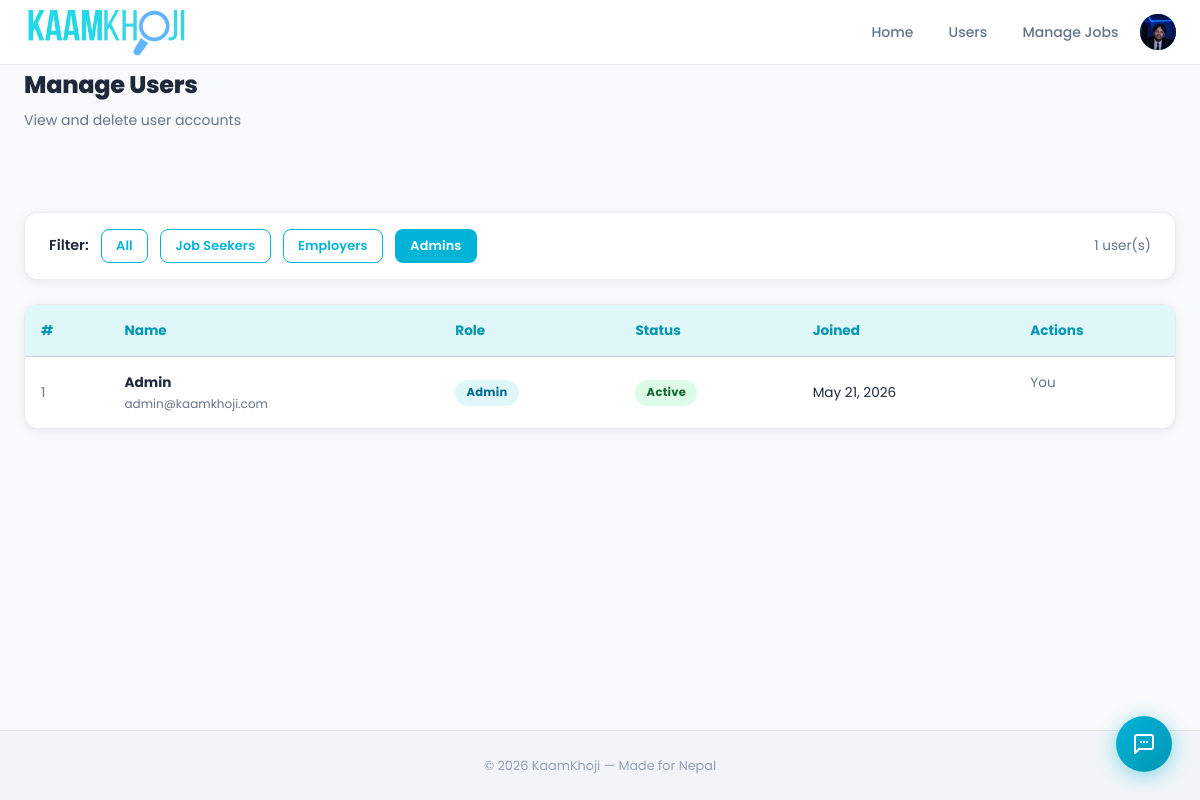
Screenshot of /admin/users.php?role=admin (signed in) with the database file from the repository.
### tables this page shows
CREATE TABLE IF NOT EXISTS users (
    id          INT AUTO_INCREMENT PRIMARY KEY,
    name        VARCHAR(100) NOT NULL,
    email       VARCHAR(150) NOT NULL UNIQUE,
    password    VARCHAR(255) NOT NULL,            
    role        ENUM('seeker','employer','admin') NOT NULL DEFAULT 'seeker',
    phone       VARCHAR(20),
    location    VARCHAR(100),
    bio         TEXT,
    created_at  TIMESTAMP DEFAULT CURRENT_TIMESTAMP
);

### includes/auth.php (called while the page is built, shortened)
<?php
function getUserId(): ?int {
    return $_SESSION['user_id'] ?? null;
}

### admin/users.php (the view, shortened to what this page needs)
<?php
require_once '../includes/auth.php';
require_once '../includes/db.php';
$pdo = getPDO();
$filterRole = $_GET['role'] ?? '';
$validRoles = ['seeker', 'employer', 'admin'];
if (in_array($filterRole, $validRoles)) {
    $stmt = $pdo->prepare("SELECT * FROM users WHERE role = ? ORDER BY id ASC");
    $stmt->execute([$filterRole]);
} else {
    $stmt = $pdo->query("SELECT * FROM users ORDER BY id ASC");
}
$users = $stmt->fetchAll();
require_once '../includes/header.php';
?>
<div class="page-header">
    <div class="container">
        <h1>Manage Users</h1>
        <p>View and delete user accounts</p>
    </div>
</div>
<div class="container section">
    <div class="card mb-3" style="padding:1rem 1.5rem;">
        <div style="display:flex; gap:0.75rem; align-items:center; flex-wrap:wrap;">
            <span style="font-weight:600; font-size:.9rem;">Filter:</span>
            <a href="<?= BASE_URL ?>/admin/users.php" class="btn <?= !$filterRole ? 'btn-primary' : 'btn-outline' ?> btn-sm">All</a>
            <a href="<?= BASE_URL ?>/admin/users.php?role=seeker" class="btn <?= $filterRole === 'seeker'   ? 'btn-primary' : 'btn-outline' ?> btn-sm">Job Seekers</a>
            <a href="<?= BASE_URL ?>/admin/users.php?role=employer" class="btn <?= $filterRole === 'employer' ? 'btn-primary' : 'btn-outline' ?> btn-sm">Employers</a>
            <a href="<?= BASE_URL ?>/admin/users.php?role=admin" class="btn <?= $filterRole === 'admin'    ? 'btn-primary' : 'btn-outline' ?> btn-sm">Admins</a>
            <span class="text-muted text-sm" style="margin-left:auto;"><?= count($users) ?> user(s)</span>
        </div>
    </div>
    <div class="table-wrap">
        <table>
            <thead>
                <tr>
                    <th>#</th>
                    <th>Name</th>
                    <th>Role</th>
                    <th>Status</th>
                    <th>Joined</th>
                    <th>Actions</th>
                </tr>
            </thead>
            <tbody>
                <?php foreach ($users as $u): ?>
                    <tr>
                        <td class="text-muted"><?= $u['id'] ?></td>
                        <td>
                            <strong><?= htmlspecialchars($u['name']) ?></strong>
                            <div class="text-muted text-xs"><?= htmlspecialchars($u['email']) ?></div>
                        </td>
                        <td>
                            <span class="status-badge <?= $u['role'] === 'admin' ? 'status-reviewed' : ($u['role'] === 'employer' ? 'status-accepted' : 'status-pending') ?>">
                                <?= ucfirst($u['role']) ?>
                            </span>
                        </td>
                        <td>
                            <?php $isActive = isset($u['is_active']) ? (int)$u['is_active'] : 1; ?>
                            <span class="status-badge user-status-badge-<?= $u['id'] ?>" style="<?= $isActive ? 'background:#dcfce7;color:#166534;' : 'background:#fee2e2;color:#991b1b;' ?>">
                                <?= $isActive ? 'Active' : 'Suspended' ?>
                            </span>
                        </td>
                        <td><?= date('M d, Y', strtotime($u['created_at'])) ?></td>
                        <td style="display:flex; gap:0.4rem; flex-wrap:wrap;">
                            <?php if ($u['id'] !== getUserId()): ?>
                                <button class="btn btn-sm btn-toggle-status"
                                    style="<?= $isActive ? 'background:#f59e0b;color:#fff;border-color:#f59e0b;' : 'background:#10b981;color:#fff;border-color:#10b981;' ?>"
                                    data-user-id="<?= $u['id'] ?>"
                                    data-is-active="<?= $isActive ?>">
                                    <?= $isActive ? 'Suspend' : 'Activate' ?>
                                </button>
                                <button class="btn btn-danger btn-sm btn-admin-delete"
                                    data-url="<?= BASE_URL ?>/api/delete.php?type=user&id=<?= $u['id'] ?>"
                                    data-name="<?= htmlspecialchars($u['name']) ?>"
                                    data-type="user">Delete</button>
                            <?php else: ?>
                                <span class="text-muted text-sm">You</span>
                            <?php endif; ?>
                        </td>
                    </tr>
                <?php endforeach; ?>
            </tbody>
        </table>
    </div>
</div>
<?php require_once '../includes/footer.php'; ?>

### css/admin-pages.css (style rules this page uses)
:root { --primary: #00b4d8; --primary-dark: #0096b3; --primary-light: rgba(0, 180, 216, 0.12); --accent: #38c9e8; --success: #10b981; --warning: #f59e0b; --error: #ef4444; --info: #60a5fa; --bg: #f8fafc; --bg-2: #f1f5f9; --bg-card: #ffffff; --bg-card-solid: #ffffff; --bg-nav: rgba(255, 255, 255, 0.92); --text: #1e293b; --text-muted: #64748b; --text-light: #94a3b8; --border: rgba(0, 0, 0, 0.08); --border-glow: rgba(0, 180, 216, 0.45); --shadow: rgba(0, 0, 0, 0.07); --shadow-md: rgba(0, 0, 0, 0.13); --shadow-cyan: 0 0 40px rgba(0, 180, 216, 0.18); --gradient: #00b4d8; --gradient-text: linear-gradient(135deg, #00b4d8 0%, #0077a8 100%); --gradient-gold: linear-gradient(135deg, #00b4d8 0%, #0096b3 100%); --hero-bg: #f8fafc; --hero-gradient: linear-gradient( 135deg, #e0f7fa 0%, #f0fdff 50%, #f8fafc 100% ); --radius: 14px; --radius-sm: 8px; --radius-lg: 24px; --radius-xl: 40px; --transition: 0.25s ease; }
[data-theme="light"] { --border-glow: rgba(0, 180, 216, 0.4); --shadow-cyan: 0 0 30px rgba(0, 180, 216, 0.12); --primary-light: rgba(0, 180, 216, 0.1); }
*, *::before, *::after { box-sizing: border-box; margin: 0; padding: 0; }
html { scroll-behavior: smooth; }
body { font-family: "Satoshi", "Poppins", sans-serif; background: var(--bg); color: var(--text); line-height: 1.65; transition: background var(--transition), color var(--transition); min-height: 100vh; display: flex; flex-direction: column; -webkit-font-smoothing: antialiased; }
a { color: var(--primary); text-decoration: none; transition: color var(--transition); }
.btn { display: inline-flex; align-items: center; justify-content: center; gap: 0.4rem; padding: 0.65rem 1.5rem; border-radius: var(--radius-sm); font-family: "Satoshi", "Poppins", sans-serif; font-size: 0.88rem; font-weight: 600; cursor: pointer; border: 1.5px solid transparent; transition: all var(--transition); text-decoration: none; white-space: nowrap; letter-spacing: 0.01em; }
.btn-primary { background: #00b4d8; color: #fff; border-color: transparent; }
.btn-outline { background: transparent; color: var(--primary); border-color: var(--primary); }
.btn-sm { padding: 0.35rem 0.9rem; font-size: 0.8rem; }
.container { max-width: 1200px; margin: 0 auto; padding: 0 1.5rem; }
.section { padding: 5rem 1.5rem; }
.card { background: var(--bg-card); border: 1px solid var(--border); border-radius: var(--radius); padding: 1.5rem; transition: all var(--transition); }
[data-theme="light"] .card { background: #fff; box-shadow: 0 2px 12px var(--shadow); }
.page-header h1 { font-size: 1.5rem; font-weight: 800; letter-spacing: -0.3px; }
.page-header p { color: var(--text-muted); font-size: 0.88rem; margin-top: 0.25rem; }
.table-wrap { background: var(--bg-card); border: 1px solid var(--border); border-radius: var(--radius); overflow: hidden; overflow-x: auto; }
[data-theme="light"] .table-wrap { background: #fff; box-shadow: 0 2px 12px var(--shadow); }
table { width: 100%; border-collapse: collapse; }
thead { background: rgba(0, 180, 216, 0.08); }
[data-theme="light"] thead { background: #e0f7fa; }
th, td { padding: 0.9rem 1rem; text-align: left; font-size: 0.85rem; border-bottom: 1px solid var(--border); }
th { font-weight: 700; color: var(--accent); white-space: nowrap; }
[data-theme="light"] th { color: var(--primary-dark); }
tr:last-child td { border-bottom: none; }
.status-badge { padding: 0.2rem 0.7rem; border-radius: 50px; font-size: 0.72rem; font-weight: 700; display: inline-block; letter-spacing: 0.3px; }
.status-pending, .status-reviewed, .status-accepted, .status-active { background: rgba(0, 180, 216, 0.15); color: #0096b3; }
[data-theme="light"] .status-pending, [data-theme="light"] .status-reviewed, [data-theme="light"] .status-accepted, [data-theme="light"] .status-active { background: #e0f7fa; color: #006b8f; }
.text-muted { color: var(--text-muted); }
.text-sm { font-size: 0.85rem; }
.text-xs { font-size: 0.75rem; }
.mb-3 { margin-bottom: 1.5rem; }
:root { --navbar-height: 64px; --radius-full: 9999px; }

### rows the page displays
users: id "1", name "Admin", email "admin@kaamkhoji.com", role "Admin", created_at "May 21, 2026", shows "You"

### other values shown
count($users) "1"
